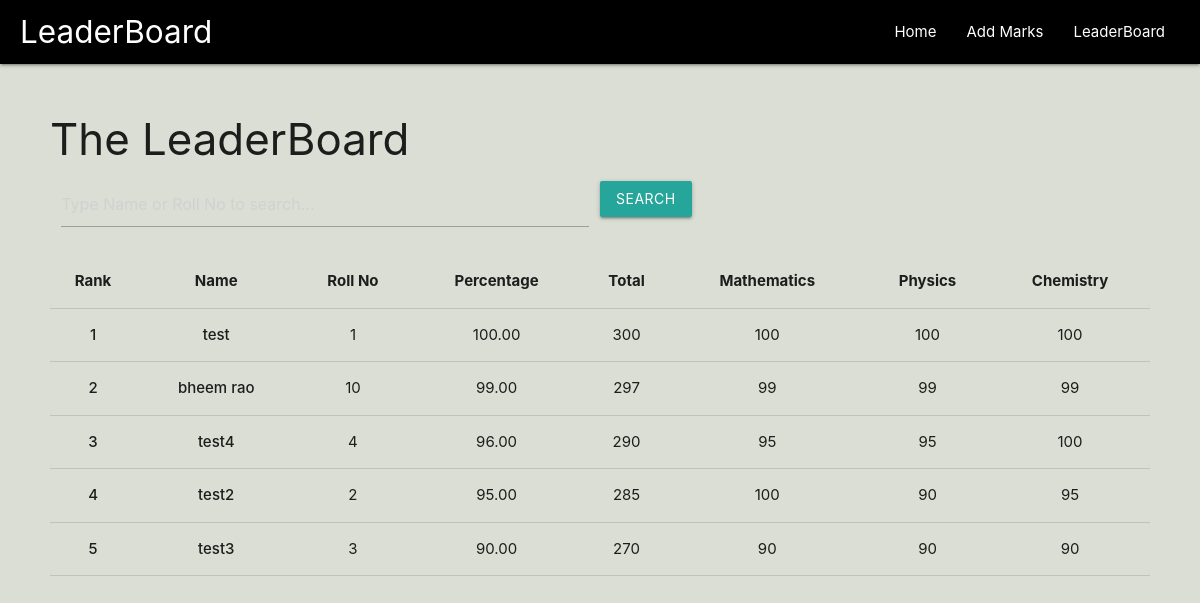
The app's page /leaderboard with its own data.
### main/models.py (models this page shows, shortened)
class Marks(models.Model):
    roll_no = models.PositiveIntegerField(default = 1, validators = [MinValueValidator(1), MaxValueValidator(100)])
    name = models.CharField(max_length = 150)
    math_marks = models.PositiveIntegerField(default = 0, validators = [MinValueValidator(1), MaxValueValidator(100)])
    physics_marks = models.PositiveIntegerField(default = 0, validators = [MinValueValidator(1), MaxValueValidator(100)])
    chemistry_marks = models.PositiveIntegerField(default = 0, validators = [MinValueValidator(1), MaxValueValidator(100)])
    total = models.IntegerField(default = 0)
    percentage = models.DecimalField(max_digits = 5, decimal_places = 2)
    class Meta:
        verbose_name_plural = "Marks"

### main/views.py (the view)
# urls.py: path('leaderboard', views.leaderboard, name='leaderboard'),
def leaderboard(request):
    context = {}
    marks = [m for m in Marks.objects.all().order_by('-percentage')]
    context  = {'marks': marks}
    return render(request = request, template_name = 'main/leaderboard.html', context = context)

### main/templates/main/leaderboard.html (shortened to what this page needs)
<!DOCTYPE html>
<body>
{% extends "main/header.html" %}
{% block content%}
<div>
    <h3>The LeaderBoard</h3>
    <div class="row">
      <form action="{% url 'main:search' %}" method="get">
        <div class="col s12 m6 l6">
          <div class="form-group">
          <input class="form-control" name="query" type="text" placeholder="Type Name or Roll No to search...">
          </div>
        </div>
        <button class="btn">Search</button>
      </form>
    </div>
    <table class="responsive-table highlight centered">
      <thead>
        <tr>
          <th>Rank</th>
          <th>Name</th>
          <th>Roll No</th>
          <th>Percentage</th>
          <th>Total</th>
          <th>Mathematics</th>
          <th>Physics</th>
          <th>Chemistry</th>
        </tr>
      </thead>
      {% for m in marks %}
      <tbody>
        <tr>
          <td><strong>{{ forloop.counter }} </strong></td>
          <td><strong>{{ m.name }}</strong></td>
          <td>{{ m.roll_no }}</td>
          <td>{{ m.percentage }}</td>
          <td>{{ m.total }}</td>
          <td>{{ m.math_marks }}</td>
          <td>{{ m.physics_marks }}</td>
          <td>{{ m.chemistry_marks }}</td>
        </tr>
      </tbody>
      {% endfor %}
    </table>
</div>
{% endblock%}

### main/templates/main/header.html (shortened to what this page needs)
<!DOCTYPE html>
  <head>
    {% load static %}
      <link rel="stylesheet" href="https://cdnjs.cloudflare.com/ajax/libs/materialize/1.0.0/css/materialize.min.css">
  </head>
  <body style = "background-color: #DADED4;">
    {% include "main/includes/navbar.html" %}
    <div style="padding-left: 50px; padding-right: 50px;">
      <br>
      {% block content %}
      {% endblock %}
    </div>
  </body>
</html>

### main/templates/main/includes/navbar.html
<nav>
    <div class="nav-wrapper" style="background-color: black">
      <div style= "padding-left: 20px; padding-right: 20px;">
      <a href="/" class="brand-logo">LeaderBoard</a>
      <ul id="nav-mobile" class="right hide-on-med-and-down">
        <li><a href="/">Home</a></li>
        <li><a href="/addmarks">Add Marks</a>
        <li><a href="/leaderboard">LeaderBoard</a></li>
      </ul>
      </div>
    </div>
  </nav>

### records on screen
Marks: name "test", roll_no "1", percentage "100.00", total "300", math_marks "100", physics_marks "100", chemistry_marks "100"
Marks: name "bheem rao", roll_no "10", percentage "99.00", total "297", math_marks "99", physics_marks "99", chemistry_marks "99"
Marks: name "test4", roll_no "4", percentage "96.00", total "290", math_marks "95", physics_marks "95", chemistry_marks "100"
Marks: name "test2", roll_no "2", percentage "95.00", total "285", math_marks "100", physics_marks "90", chemistry_marks "95"
Marks: name "test3", roll_no "3", percentage "90.00", total "270", math_marks "90", physics_marks "90", chemistry_marks "90"
